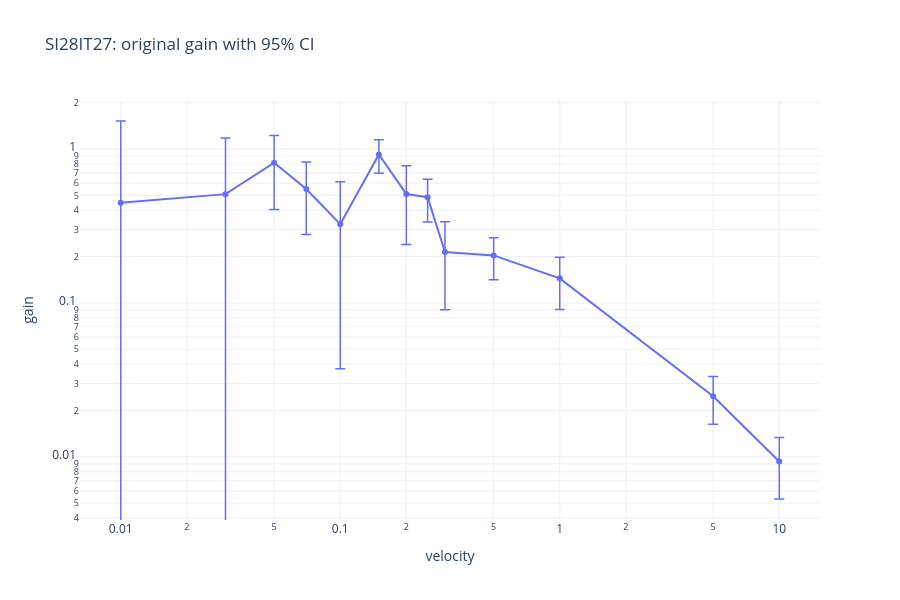

Source (notebook cell):
### Markdown cell above
# Selected participant gain with 95% confidence intervals

Set `SELECTED_PARTICIPANT` below. Calculate the pooled gain and a leave-one-cycle-out jackknife-t interval at each velocity. The interval describes within-participant precision and assumes independent cycles.

### Code cell
# Change this participant code, then run this cell again.
SELECTED_PARTICIPANT = 'SI28IT27'


def original_gain_with_jackknife_t_ci(records, frequency_index=0, confidence=0.95):
    """Original pooled gain and a leave-one-cycle-out jackknife-t interval."""
    stimulus_cycles = []
    response_cycles = []

    for record in records:
        sr = record['sr']
        stimulus = sr.stimulus_spectrum
        response = sr.response_spectrum
        if stimulus.ndim == 1:
            stimulus = stimulus[:, None]
            response = response[:, None]
        stimulus_cycles.append(stimulus[frequency_index])
        response_cycles.append(response[frequency_index])

    yi = np.concatenate(stimulus_cycles)
    yo = np.concatenate(response_cycles)
    cross_power = yo * np.conjugate(yi)
    input_power = np.abs(yi) ** 2
    total_cross_power = cross_power.sum()
    total_input_power = input_power.sum()
    original_gain = np.abs(total_cross_power / total_input_power)
    n_cycles = len(yi)

    if n_cycles < 3:
        return original_gain, np.nan, np.nan, n_cycles

    leave_one_out_gain = np.abs(
        (total_cross_power - cross_power) / (total_input_power - input_power)
    )
    leave_one_out_gain = leave_one_out_gain[np.isfinite(leave_one_out_gain)]
    n_valid = len(leave_one_out_gain)
    if n_valid < 2:
        return original_gain, np.nan, np.nan, n_cycles

    jackknife_mean = leave_one_out_gain.mean()
    standard_error = np.sqrt(
        (n_valid - 1) / n_valid
        * np.sum((leave_one_out_gain - jackknife_mean) ** 2)
    )
    critical_t = t.ppf(1 - (1 - confidence) / 2, df=n_valid - 1)
    margin = critical_t * standard_error
    return original_gain, original_gain - margin, original_gain + margin, n_cycles


available_participants = sorted({
    str(record['subject_id'])
    for group in data_by_velocity
    for record in group['records']
})
if SELECTED_PARTICIPANT not in available_participants:
    raise ValueError(
        f'Unknown participant {SELECTED_PARTICIPANT!r}. '
        f'Choose one of: {available_participants}'
    )

selected_results = []
for group in sorted(data_by_velocity, key=lambda item: item['velocity']):
    selected_records = [
        record for record in group['records']
        if str(record['subject_id']) == SELECTED_PARTICIPANT
    ]
    if not selected_records:
        continue

    gain, ci_lower, ci_upper, n_cycles = original_gain_with_jackknife_t_ci(
        selected_records,
        frequency_index=FREQUENCY_INDEX,
        confidence=CONFIDENCE,
    )
    selected_results.append({
        'velocity': group['velocity'],
        'gain': gain,
        'ci_lower': ci_lower,
        'ci_upper': ci_upper,
        'n_cycles': n_cycles,
    })

selected_gain_ci = pd.DataFrame(selected_results)

fig_selected = go.Figure()
fig_selected.add_trace(go.Scatter(
    x=selected_gain_ci['velocity'],
    y=selected_gain_ci['gain'],
    mode='markers+lines',
    name=SELECTED_PARTICIPANT,
    customdata=np.column_stack([
        selected_gain_ci['ci_lower'],
        selected_gain_ci['ci_upper'],
        selected_gain_ci['n_cycles'],
    ]),
    error_y=dict(
        type='data',
        symmetric=False,
        array=selected_gain_ci['ci_upper'] - selected_gain_ci['gain'],
        arrayminus=selected_gain_ci['gain'] - selected_gain_ci['ci_lower'],
        thickness=1.5,
        width=5,
    ),
    hovertemplate=(
        'velocity=%{x}<br>'
        'original gain=%{y:.4g}<br>'
        '95% CI=[%{customdata[0]:.4g}, %{customdata[1]:.4g}]<br>'
        'cycles=%{customdata[2]:.0f}<extra></extra>'
    ),
))
fig_selected.update_xaxes(type='log', title_text='velocity')
fig_selected.update_yaxes(type='log', title_text='gain')
fig_selected.update_layout(
    title=f'{SELECTED_PARTICIPANT}: original gain with 95% CI',
    template='plotly_white',
    width=900,
    height=600,
)
fig_selected.show()

selected_gain_ci

### Figure 1 — Plotly figure (JSON) as saved in the notebook; plotly's stock layout.template omitted (floating-point values rounded to 4 significant figures)
{"data": [{"customdata": [[-0.6264, 1.521, 300.0], [-0.1594, 1.178, 300.0], [0.4043, 1.226, 200.0], [0.2782, 0.8225, 200.0], [0.03741, 0.6123, 100.0], [0.6953, 1.147, 100.0], [0.2395, 0.7799, 100.0], [0.3351, 0.6374, 100.0], [0.09023, 0.3375, 100.0], [0.1417, 0.2656, 100.0], [0.09067, 0.1982, 100.0], [0.01629, 0.03327, 100.0], [0.005322, 0.01335, 100.0]], "error_y": {"array": [1.074, 0.6687, 0.4107, 0.2722, 0.2875, 0.226, 0.2702, 0.1511, 0.1236, 0.06195, 0.05376, 0.008488, 0.004012], "arrayminus": [1.074, 0.6687, 0.4107, 0.2722, 0.2875, 0.226, 0.2702, 0.1511, 0.1236, 0.06195, 0.05376, 0.008488, 0.004012], "symmetric": false, "thickness": 1.5, "type": "data", "width": 5}, "hovertemplate": "velocity=%{x}<br>original gain=%{y:.4g}<br>95% CI=[%{customdata[0]:.4g}, %{customdata[1]:.4g}]<br>cycles=%{customdata[2]:.0f}<extra></extra>", "mode": "markers+lines", "name": "SI28IT27", "type": "scatter", "x": [0.01, 0.03, 0.05, 0.07, 0.1, 0.15, 0.2, 0.25, 0.3, 0.5, 1.0, 5.0, 10.0], "y": [0.4473, 0.5093, 0.815, 0.5503, 0.3249, 0.9213, 0.5097, 0.4863, 0.2139, 0.2036, 0.1444, 0.02478, 0.009334]}], "layout": {"height": 600, "title": {"text": "SI28IT27: original gain with 95% CI"}, "width": 900, "xaxis": {"title": {"text": "velocity"}, "type": "log"}, "yaxis": {"title": {"text": "gain"}, "type": "log"}}}
